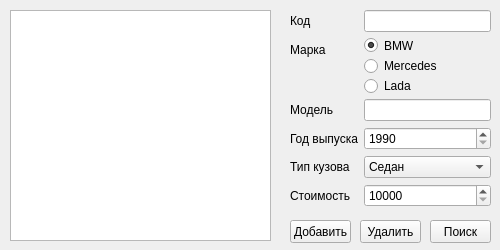
<?xml version="1.0" encoding="UTF-8"?>
<ui version="4.0">
 <class>MainWindow</class>
 <widget class="QMainWindow" name="MainWindow">
  <property name="geometry">
   <rect>
    <x>0</x>
    <y>0</y>
    <width>500</width>
    <height>250</height>
   </rect>
  </property>
  <property name="minimumSize">
   <size>
    <width>500</width>
    <height>250</height>
   </size>
  </property>
  <property name="maximumSize">
   <size>
    <width>500</width>
    <height>250</height>
   </size>
  </property>
  <property name="windowTitle">
   <string>MainWindow</string>
  </property>
  <widget class="QWidget" name="centralwidget">
   <widget class="QPushButton" name="addBtn">
    <property name="geometry">
     <rect>
      <x>290</x>
      <y>220</y>
      <width>61</width>
      <height>23</height>
     </rect>
    </property>
    <property name="text">
     <string>Добавить</string>
    </property>
   </widget>
   <widget class="QWidget" name="formLayoutWidget">
    <property name="geometry">
     <rect>
      <x>290</x>
      <y>10</y>
      <width>201</width>
      <height>197</height>
     </rect>
    </property>
    <layout class="QFormLayout" name="formLayout">
     <item row="0" column="0">
      <widget class="QLabel" name="label">
       <property name="text">
        <string>Код</string>
       </property>
      </widget>
     </item>
     <item row="0" column="1">
      <widget class="QLineEdit" name="code">
       <property name="text">
        <string/>
       </property>
      </widget>
     </item>
     <item row="1" column="0">
      <widget class="QLabel" name="label_2">
       <property name="text">
        <string>Марка</string>
       </property>
      </widget>
     </item>
     <item row="3" column="0">
      <widget class="QLabel" name="label_3">
       <property name="text">
        <string>Год выпуска</string>
       </property>
      </widget>
     </item>
     <item row="4" column="0">
      <widget class="QLabel" name="label_4">
       <property name="text">
        <string>Тип кузова</string>
       </property>
      </widget>
     </item>
     <item row="4" column="1">
      <widget class="QComboBox" name="body_type">
       <item>
        <property name="text">
         <string>Седан</string>
        </property>
       </item>
       <item>
        <property name="text">
         <string>Внедорожник</string>
        </property>
       </item>
       <item>
        <property name="text">
         <string>Купе</string>
        </property>
       </item>
       <item>
        <property name="text">
         <string>Универсал</string>
        </property>
       </item>
       <item>
        <property name="text">
         <string>Кабриолет</string>
        </property>
       </item>
       <item>
        <property name="text">
         <string>Лимузин</string>
        </property>
       </item>
      </widget>
     </item>
     <item row="5" column="0">
      <widget class="QLabel" name="label_5">
       <property name="text">
        <string>Стоимость</string>
       </property>
      </widget>
     </item>
     <item row="5" column="1">
      <widget class="QSpinBox" name="price">
       <property name="minimum">
        <number>10000</number>
       </property>
       <property name="maximum">
        <number>10000000</number>
       </property>
      </widget>
     </item>
     <item row="1" column="1">
      <layout class="QVBoxLayout" name="radio">
       <item>
        <widget class="QRadioButton" name="radioButton_2">
         <property name="text">
          <string>BMW</string>
         </property>
         <property name="checked">
          <bool>true</bool>
         </property>
        </widget>
       </item>
       <item>
        <widget class="QRadioButton" name="radioButton_3">
         <property name="text">
          <string>Mercedes</string>
         </property>
         <property name="checked">
          <bool>false</bool>
         </property>
        </widget>
       </item>
       <item>
        <widget class="QRadioButton" name="radioButton">
         <property name="text">
          <string>Lada</string>
         </property>
        </widget>
       </item>
      </layout>
     </item>
     <item row="3" column="1">
      <widget class="QSpinBox" name="year">
       <property name="minimum">
        <number>1990</number>
       </property>
       <property name="maximum">
        <number>2021</number>
       </property>
      </widget>
     </item>
     <item row="2" column="0">
      <widget class="QLabel" name="label_6">
       <property name="text">
        <string>Модель</string>
       </property>
      </widget>
     </item>
     <item row="2" column="1">
      <widget class="QLineEdit" name="model"/>
     </item>
    </layout>
   </widget>
   <widget class="QPushButton" name="delBtn">
    <property name="geometry">
     <rect>
      <x>360</x>
      <y>220</y>
      <width>61</width>
      <height>23</height>
     </rect>
    </property>
    <property name="text">
     <string>Удалить</string>
    </property>
   </widget>
   <widget class="QPushButton" name="searchBtn">
    <property name="geometry">
     <rect>
      <x>430</x>
      <y>220</y>
      <width>61</width>
      <height>23</height>
     </rect>
    </property>
    <property name="text">
     <string>Поиск</string>
    </property>
   </widget>
   <widget class="QListWidget" name="myList">
    <property name="geometry">
     <rect>
      <x>10</x>
      <y>10</y>
      <width>261</width>
      <height>231</height>
     </rect>
    </property>
   </widget>
  </widget>
 </widget>
 <resources/>
 <connections/>
</ui>
